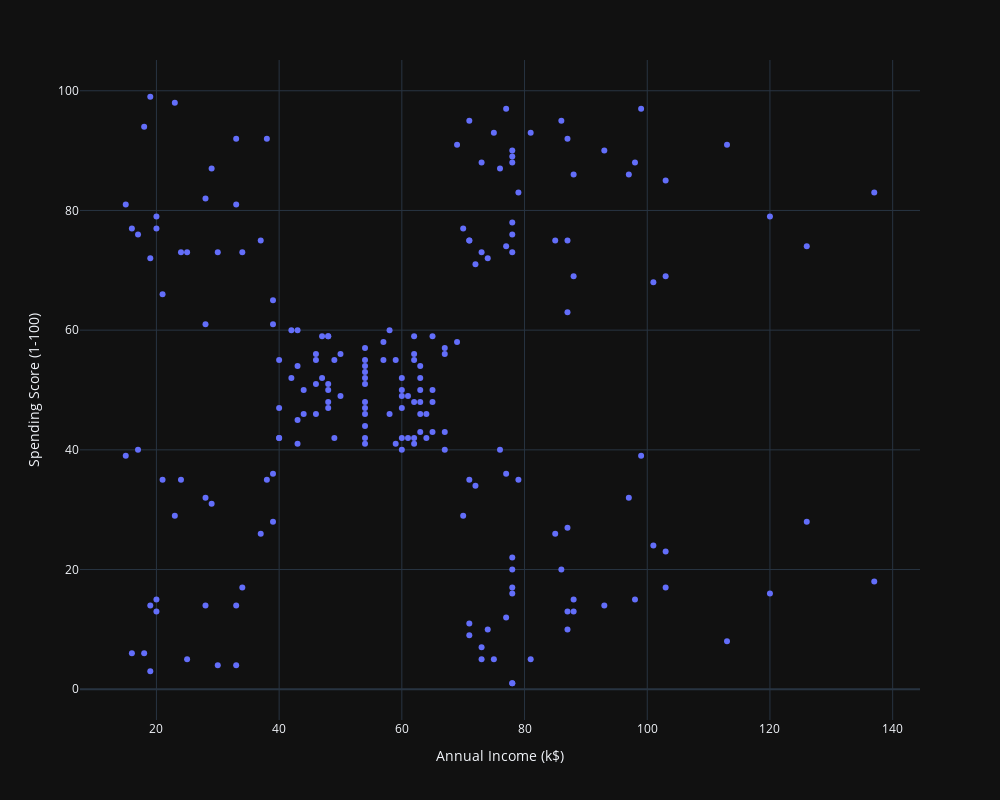

Write notebook code for a chart like this one.
### Code cell
fig = px.scatter(
    X,
    x='Annual Income (k$)',
    y='Spending Score (1-100)'
).update_layout(
    width=1000,
    height=800,
)

fig.show()

### Figure 1 — Plotly figure (JSON) as saved in the notebook; plotly's stock layout.template omitted (floating-point values rounded to 4 significant figures; data arrays with more than 128 entries replaced by an {"elided": "..."} marker saying what was removed)
{"data": [{"hovertemplate": "Annual Income (k$)=%{x}<br>Spending Score (1-100)=%{y}<extra></extra>", "legendgroup": "", "marker": {"color": "#636efa", "symbol": "circle"}, "mode": "markers", "name": "", "orientation": "v", "showlegend": false, "x": {"elided": "200 int values"}, "xaxis": "x", "y": {"elided": "200 int values"}, "yaxis": "y", "type": "scatter"}], "layout": {"xaxis": {"anchor": "y", "domain": [0.0, 1.0], "title": {"text": "Annual Income (k$)"}}, "yaxis": {"anchor": "x", "domain": [0.0, 1.0], "title": {"text": "Spending Score (1-100)"}}, "legend": {"tracegroupgap": 0}, "margin": {"t": 60}, "width": 1000, "height": 800}}
